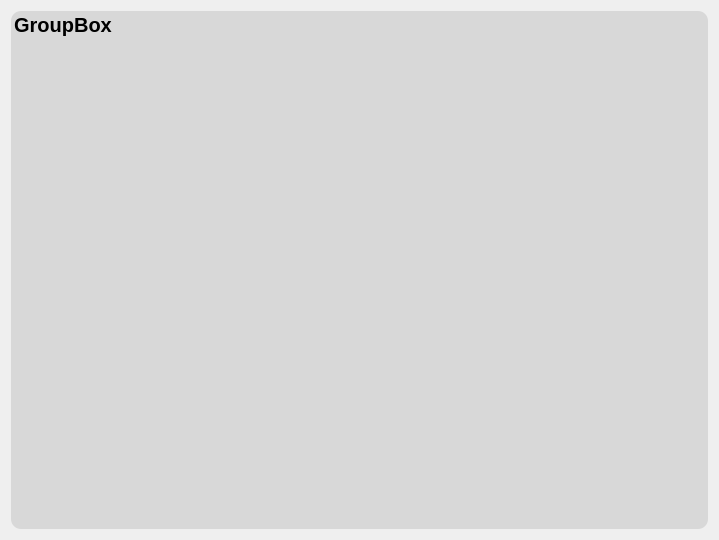
<?xml version="1.0" encoding="UTF-8"?>
<ui version="4.0">
 <class>Form</class>
 <widget class="QWidget" name="Form">
  <property name="geometry">
   <rect>
    <x>0</x>
    <y>0</y>
    <width>719</width>
    <height>540</height>
   </rect>
  </property>
  <property name="windowTitle">
   <string>Form</string>
  </property>
  <layout class="QGridLayout" name="gridLayout">
   <item row="0" column="0">
    <widget class="QGroupBox" name="lfbObjectGroup">
     <property name="font">
      <font>
       <pointsize>15</pointsize>
       <weight>75</weight>
       <bold>true</bold>
      </font>
     </property>
     <property name="styleSheet">
      <string notr="true">QGroupBox#lfbObjectGroup{
	background: rgba(0,0,0,0.1);
border-radius: 10px;
}</string>
     </property>
     <property name="title">
      <string>GroupBox</string>
     </property>
     <layout class="QGridLayout" name="gridLayout_3">
      <item row="0" column="0">
       <layout class="QGridLayout" name="lfbFormObject"/>
      </item>
     </layout>
    </widget>
   </item>
  </layout>
 </widget>
 <resources/>
 <connections/>
</ui>
